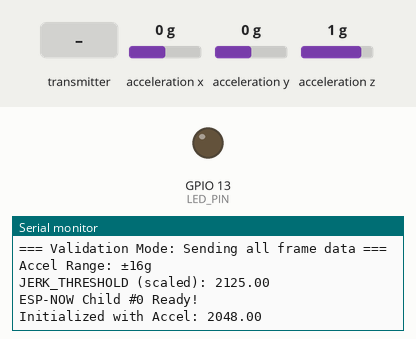
Bench run of a sketch on a simulated ESP32. On the bench: output pins drawn as LEDs (lit = HIGH), the last lines printed to the serial monitor. Wiring (inferred from the names in the program): MPU-6050 motion sensor at I2C address 0x68. Inputs (shaded band) come from the test bench; at power-on: acceleration x 0 g, acceleration y 0 g, acceleration z 1 g.

Above: at 2.3 s.
2.4 s: the transmitter starts sending command = 0
At 3.8 s:
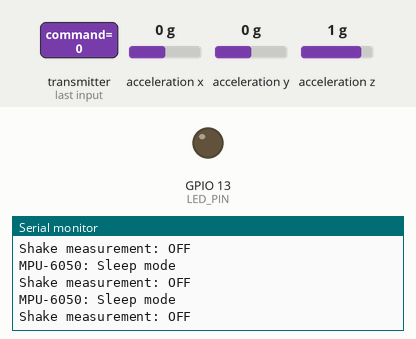
3.9 s: the transmitter starts sending command = 1
At 4.24 s:
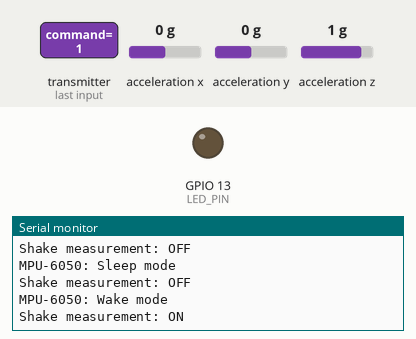

The sketch:

child_device_validation.ino
```cpp
#include <Wire.h>
#include <esp_now.h>
#include <WiFi.h>

// ★ デバッグモード設定（本番環境ではコメント化してUART無効化）
#define DEBUG

const int MPU_addr = 0x68;
const int LED_PIN = 13;  // ★ LED制御用GPIO 13
int16_t AcX, AcY, AcZ;
int shakeCount = 0;
bool isShaking = false;

#define CHILD_ID 0
uint8_t parentMAC[] = {0x08, 0x3A, 0xF2, 0x52, 0x9E, 0x54};

// ★ ベクトル内積判定用（シェイク状態時のみ使用）
int16_t prevAcX = 0, prevAcY = 0, prevAcZ = 0;  // 前フレーム加速度
int16_t baseVecX = 0, baseVecY = 0, baseVecZ = 0;  // シェイク開始時の基準差分ベクトル（既に右シフト済み）
const int VECTOR_SHIFT = 2;  // 右シフト量（÷4、精度±4）

// ★ ジャーク検知用のパラメータ
float previousAccel = 0;
bool initialized = false;                 // ★ 初期化フラグ
unsigned long lastShakeTime = 0;

// ===== 加速度センサー設定 =====
// ACCEL_RANGE: 0x00=±2g, 0x08=±4g, 0x10=±8g, 0x18=±16g
#define ACCEL_RANGE 0x18         // デフォルト: ±16g
#define ACCEL_SCALE (ACCEL_RANGE == 0x00 ? 1.0 : \
                     ACCEL_RANGE == 0x08 ? 2.0 : \
                     ACCEL_RANGE == 0x10 ? 4.0 : 8.0)

// ★ 調整用パラメータ（±2g基準値 / ACCEL_SCALE で自動調整）
const float JERK_THRESHOLD = 17000.0 / ACCEL_SCALE;      // ジャーク（加速度の変化率）の閾値
const int DEBOUNCE_DELAY = 0;            // デバウンス用のdelay時間（ms） 検知後待機する
const int DURATON_TIME = 400;             //一定時間(ms)経過後shake状態を解除する
const int32_t DOT_PRODUCT_THRESHOLD = -50000;  // 内積が0以下→振り戻し判定

// ★ フレームカウンター
uint32_t frameCount = 0;

// ★ 親機からのコマンドを受信
typedef struct {
  int command;  // 0 = OFF, 1 = ON
} CommandData;

// ★ フリフリ計測のON/OFF フラグ
bool shakeMeasurementEnabled = true;

// ★ 検証用データ構造体 - 全データを毎フレーム送信
typedef struct {
  uint32_t frameCount;         // フレーム番号
  int16_t acX, acY, acZ;       // センサー値（生値）
  float totalAccel;            // 合成加速度
  float jerk;                  // ジャークの大きさ
  int32_t dotProduct;          // ベクトル内積
  int shakeCount;              // シェイク検知数
  uint8_t isShaking;           // シェイク状態（0 or 1）
  int16_t baseVecX, baseVecY, baseVecZ;  // 基準ベクトル
  int childID;
} ValidationData;

ValidationData validationData;
esp_now_peer_info_t peerInfo;

// ★ MPU-6050スリープ制御関数
void mpu6050Sleep() {
  Wire.beginTransmission(MPU_addr);
  Wire.write(0x6B);      // PWR_MGMT_1 レジスタ
  Wire.write(0x40);      // SLEEP ビットをセット
  Wire.endTransmission(true);
#ifdef DEBUG
  Serial.println("MPU-6050: Sleep mode");
#endif
}

void mpu6050Wake() {
  Wire.beginTransmission(MPU_addr);
  Wire.write(0x6B);      // PWR_MGMT_1 レジスタ
  Wire.write(0x00);      // Sleep ビットをクリア
  Wire.endTransmission(true);
  delay(30);             // MPU-6050復帰待機
  initialized = false;   // 再初期化フラグをリセット
#ifdef DEBUG
  Serial.println("MPU-6050: Wake mode");
#endif
}

void OnDataSent(const wifi_tx_info_t *tx_info, esp_now_send_status_t status) {
  // 送信結果
}

// ★ コマンド受信コールバック
void OnDataRecv(const esp_now_recv_info *recv_info, const uint8_t *incomingData, int len) {
  CommandData receivedCommand;
  memcpy(&receivedCommand, incomingData, sizeof(receivedCommand));

  if (receivedCommand.command == 0) {
    shakeMeasurementEnabled = false;
    // ★ OFF時に状態をリセット
    isShaking = false;
    baseVecX = 0;
    baseVecY = 0;
    baseVecZ = 0;
    mpu6050Sleep();        // ★ センサーをスリープ
#ifdef DEBUG
    Serial.println("Shake measurement: OFF");
#endif
  }
  else if (receivedCommand.command == 1) {
    shakeMeasurementEnabled = true;
    mpu6050Wake();         // ★ センサーを復帰
#ifdef DEBUG
    Serial.println("Shake measurement: ON");
#endif
  }
}

void setup() {
#ifdef DEBUG
  Serial.begin(115200);
  delay(1000);
#endif

  // ★ LED ピン設定
  pinMode(LED_PIN, OUTPUT);
  digitalWrite(LED_PIN, LOW);  // 初期状態は消灯

  // ★ I2C初期化（プルアップ設定付き）
  // SDA: GPIO 23, SCL: GPIO 22 (wiring_diagram.md参照)
  Wire.begin(23, 22);
  Wire.setClock(400000);  // I2Cクロック速度を400kHzに設定

  WiFi.mode(WIFI_STA);
  delay(100);

#ifdef DEBUG
  Serial.print("Child #");
  Serial.print(CHILD_ID);
  Serial.print(" MAC Address: ");
  Serial.println(WiFi.macAddress());
  Serial.println("=== Validation Mode: Sending all frame data ===");
#endif

  Wire.beginTransmission(MPU_addr);
  Wire.write(0x6B);
  Wire.write(0);
  Wire.endTransmission(true);

  // ★ MPU-6050 加速度レンジ 初期化
  Wire.beginTransmission(MPU_addr);
  Wire.write(0x1C);
  Wire.write(ACCEL_RANGE);  // 設定マクロを使用
  Wire.endTransmission(true);

  if (esp_now_init() != ESP_OK) {
#ifdef DEBUG
    Serial.println("ESP-NOW init failed");
#endif
    return;
  }

  esp_now_register_send_cb(OnDataSent);
  esp_now_register_recv_cb(OnDataRecv);

  memcpy(peerInfo.peer_addr, parentMAC, 6);
  peerInfo.channel = 0;
  peerInfo.encrypt = false;

  if (esp_now_add_peer(&peerInfo) != ESP_OK) {
#ifdef DEBUG
    Serial.println("Failed to add peer");
#endif
    return;
  }

#ifdef DEBUG
  Serial.print("Accel Range: ±");
  Serial.print((int)(ACCEL_SCALE * 2));
  Serial.println("g");
  Serial.print("JERK_THRESHOLD (scaled): ");
  Serial.println(JERK_THRESHOLD);
  Serial.print("ESP-NOW Child #");
  Serial.print(CHILD_ID);
  Serial.println(" Ready!");
#endif
}

void loop() {
  // ★ OFF時はループをスキップして待機（ESP-NOWコールバックのみ受信）
  if (!shakeMeasurementEnabled) {
    delay(1000);
    return;
  }

  Wire.beginTransmission(MPU_addr);
  Wire.write(0x3B);
  Wire.endTransmission(false);
  Wire.requestFrom(MPU_addr, 6, true);
  AcX = Wire.read() << 8 | Wire.read();
  AcY = Wire.read() << 8 | Wire.read();
  AcZ = Wire.read() << 8 | Wire.read();

  // 合成加速度を計算
  float currentAccel = sqrt(pow((long)AcX, 2) +
                            pow((long)AcY, 2) +
                            pow((long)AcZ, 2));

  // ★ 初期化時の誤検知を防ぐ
  if (!initialized) {
    previousAccel = currentAccel;
    initialized = true;
#ifdef DEBUG
    Serial.print("Initialized with Accel: ");
    Serial.println(currentAccel);
#endif
  }

  // ジャーク（加速度の変化率）を計算
  float jerk = abs(currentAccel - previousAccel);

  // ジャーク検知 + デバウンス
  if (jerk > JERK_THRESHOLD && !isShaking) {
    isShaking = true;
    shakeCount++;
    lastShakeTime = millis();

    // ★ シェイク開始時に基準ベクトルを保存（保存時から右シフト）
    baseVecX = ((int16_t)(AcX - prevAcX)) >> VECTOR_SHIFT;
    baseVecY = ((int16_t)(AcY - prevAcY)) >> VECTOR_SHIFT;
    baseVecZ = ((int16_t)(AcZ - prevAcZ)) >> VECTOR_SHIFT;

    // ★ LEDを点灯
    digitalWrite(LED_PIN, HIGH);

#ifdef DEBUG
    Serial.print(">>> SHAKE! ID: ");
    Serial.print(CHILD_ID);
    Serial.print(" | Count: ");
    Serial.print(shakeCount);
    Serial.print(" | Jerk: ");
    Serial.println(jerk);
#endif

    // ★ デバウンス用のdelay
    delay(DEBOUNCE_DELAY);
  }
  // ★ ベクトル内積判定：シェイク状態中のみ実行
  else if (isShaking) {
    // 現在の差分ベクトルを計算（保存時から右シフト）
    int16_t currentDeltaX = ((int16_t)(AcX - prevAcX)) >> VECTOR_SHIFT;
    int16_t currentDeltaY = ((int16_t)(AcY - prevAcY)) >> VECTOR_SHIFT;
    int16_t currentDeltaZ = ((int16_t)(AcZ - prevAcZ)) >> VECTOR_SHIFT;

    // 内積計算（baseVecも currentDeltaも既に右シフト済み）
    int32_t dotProduct = (int32_t)baseVecX * currentDeltaX +
                        (int32_t)baseVecY * currentDeltaY +
                        (int32_t)baseVecZ * currentDeltaZ;

    // 内積が負またはゼロ付近→振り戻し判定
    if (dotProduct <= DOT_PRODUCT_THRESHOLD || millis() - lastShakeTime > DURATON_TIME) {
      isShaking = false;
      // ★ LEDを消灯
      digitalWrite(LED_PIN, LOW);
#ifdef DEBUG
      Serial.print(">>> Reset shake state | Dot: "); Serial.println(dotProduct);
#endif
    }
  }

  // ★★ ここから検証用データ送信（毎フレーム） ★★
  validationData.frameCount = frameCount++;
  validationData.acX = AcX;
  validationData.acY = AcY;
  validationData.acZ = AcZ;
  validationData.totalAccel = currentAccel;
  validationData.jerk = jerk;
  validationData.shakeCount = shakeCount;
  validationData.isShaking = isShaking ? 1 : 0;
  validationData.baseVecX = baseVecX;
  validationData.baseVecY = baseVecY;
  validationData.baseVecZ = baseVecZ;
  validationData.childID = CHILD_ID;

  // 内積の計算（常に計算して状況を可視化）
  // ★ prevAcX更新前に計算することで、正しい差分を得る
  int16_t currentDeltaX = ((int16_t)(AcX - prevAcX)) >> VECTOR_SHIFT;
  int16_t currentDeltaY = ((int16_t)(AcY - prevAcY)) >> VECTOR_SHIFT;
  int16_t currentDeltaZ = ((int16_t)(AcZ - prevAcZ)) >> VECTOR_SHIFT;

  validationData.dotProduct = (int32_t)baseVecX * currentDeltaX +
                              (int32_t)baseVecY * currentDeltaY +
                              (int32_t)baseVecZ * currentDeltaZ;

  // ESP-NOWで送信
  esp_now_send(parentMAC, (uint8_t *) &validationData, sizeof(validationData));

  // ★ 前フレームの加速度を保存（送信後に更新！）
  previousAccel = currentAccel;
  prevAcX = AcX;
  prevAcY = AcY;
  prevAcZ = AcZ;

  delay(50);  // 20FPS
}
```

Measured:
- after the input at 2.4 s, the serial monitor: prints a new line at once (image 1)
- after the input at 3.9 s, the serial monitor: prints a new line at once (image 2)
